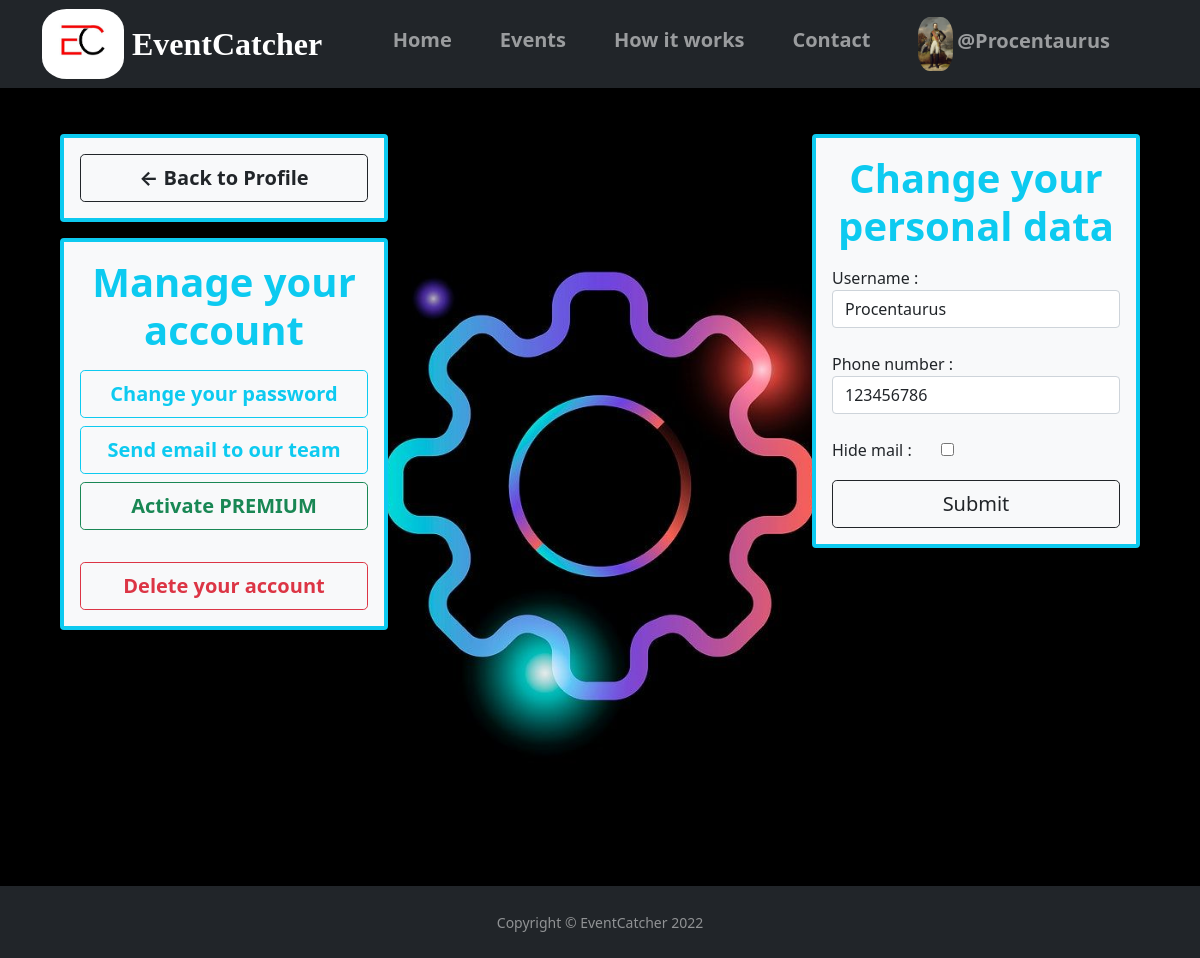
The app's page /usersettings/ (signed in) with its own data.
### main/models.py (models this page shows, shortened)
class MyUser(AbstractBaseUser):
    def user_directory_path(instance, filename):
        return 'profileImages/user_{0}/{1}'.format(instance.id, filename)
    email = models.EmailField(max_length=50, unique=True)
    username = models.CharField(max_length=30, unique=True)
    date_joined = models.DateTimeField(verbose_name="date joined", auto_now_add=True)
    last_login = models.DateTimeField(verbose_name="last login", auto_now=True)
    hide_mail = models.BooleanField(default=True)
    phone_number = models.PositiveIntegerField(null=True, unique=True, validators=[MinValueValidator(111111111), MaxValueValidator(999999999)])
    friends = models.ManyToManyField('self', blank=True)
    image = models.ImageField(null=True, blank=True, upload_to=user_directory_path, default="model.png")
    is_admin = models.BooleanField(default=False)
    is_active = models.BooleanField(default=True)
    is_superuser = models.BooleanField(default=False)
    is_staff = models.BooleanField(default=False)
    USERNAME_FIELD = 'email'
    REQUIRED_FIELDS = ['username']
    objects = MyUserManager()
    def __str__(self):
        return self.username

### main/decorators.py (the view)
    def wrapper_func(request, *args, **kwargs):
        if not request.user.is_authenticated:
            return redirect('home')
        else:
           return view_func(request, *args, **kwargs)

### main/forms.py
class SettingsForm(forms.ModelForm):
     class Meta:
        model = MyUser
        fields = ['username', 'phone_number','hide_mail']
        widgets = {
            'hide_mail': forms.CheckboxInput(
                attrs={
                    'type': 'checkbox',
                    'class': 'mb-4',
                }),
            'username': forms.TextInput(attrs={
                        'class':'form-control',
                        'placeholder':'Username..',
                        'required':'True'
                }),
            'phone_number': forms.NumberInput(attrs={
                        'class':'form-control',
                        'placeholder':'Phone number..',
                        'required':'True'
                }),
        }

### main/views.py (called while the page is built, shortened)
@unauthenticatedUser
def userSettings(request):
    user = request.user
    form = SettingsForm(instance=user)
    context = {
        'user':user,
        'form':form,
    }
    return render(request,'main/userSettings.html', context)

### main/templates/main/userSettings.html (shortened to what this page needs)
{% extends 'main.html' %}
{% load static %}
{% block content %}
<header class="settings">
<div class="container-fluid h-100 ">
	<div class="row">
		<div class="col-lg-4 mt-5">
			<div class="bg-light d-grid p-3 rounded border border-info border-4 ms-5 mb-3">
				<a href="{% url 'userprofile' request.user.id %}" class="btn btn-lg btn-outline-dark"><span class="fw-bold">&#8592; Back to Profile</span></a>
			</div>
			<div class="bg-light d-grid gap-2 p-3 rounded border border-info border-4 ms-5">
				<h1 class="fw-bold text-info text-center">Manage your account</h1>
				<a href="" class="btn btn-lg btn-outline-info"><span class="fw-bold">Change your password</span></a>
				<a href="" class="btn btn-lg btn-outline-info"><span class="fw-bold">Send email to our team</span></a>
				<a href="" class="btn btn-lg btn-outline-success"><span class="fw-bold">Activate PREMIUM</span></a>
				<a href="" class="btn btn-lg btn-outline-danger mt-4"><span class="fw-bold">Delete your account</span></a>
			</div>
		</div>
		<div class="col-lg-4 mt-5">
		</div>
		<div class="col-lg-4 mt-5">
			<div class="bg-light d-grid gap-2 p-3 rounded border border-info border-4 me-5">
				<h1 class="fw-bold text-info text-center">Change your personal data</h1>
				<form method="POST">
					{% for field in form %}
						{{field.label}} :&nbsp;&nbsp;&nbsp;&nbsp;&nbsp;&nbsp;
						{{field}}<br>
					{% endfor %}
					<div class="d-grid">
					<button type="submit" class="btn btn-lg btn-outline-dark">Submit</button>
					</div>
				</form>
			</div>
		</div>
	</div>
</div>
</header>
{% endblock content %}

### templates/navbar.html (shortened to what this page needs)
{% load static %}
<section>
    <nav class="navbar navbar-expand-lg navbar-dark bg-dark shadow fixed-top p-1">
        <div class="container">
        <a class="navbar-brand me-2" href="#">
            <img id="logoimg" src="{% static 'images/logo.jpg' %}" alt="LOGO" id="logo">
        </a>
        <a class="navbar-brand" href="#"><span id="logofont">EventCatcher</span></a>
        <div class="collapse navbar-collapse" id="navbarResponsive">
            <ul class="navbar-nav ms-auto">
                <li class="nav-item mx-3 mt-2">
                    <a class="nav-link" href="{% url 'home' %}"><span class="fw-bold fs-5">Home</span></a>
                </li>
                <li class="nav-item mx-3  mt-2">
                    <a class="nav-link" href="{% url 'eventshowdown' %}"><span class="fw-bold fs-5">Events</span></a>
                </li>
                <li class="nav-item mx-3  mt-2">
                    <a class="nav-link" href="#"><span class="fw-bold fs-5">How it works</span></a>
                </li>
                <li class="nav-item mx-3  mt-2">
                    <a class="nav-link" href="#"><span class="fw-bold fs-5">Contact</span></a>
                </li>
                {% if request.user.is_authenticated %}
                <li class="nav-item mx-3">
                    <a class="nav-link" href="{% url 'userprofile' request.user.id %}">
                        <img class="avatar" src="{{ request.user.image.url }}">
                        <span id="navusername" class="text-nowrap fs-5 me-4 fw-bold">@{{request.user}}</span>
                    </a>
                </li>
                {% endif %}
            </ul>
        </div>
    </nav>
    <div style="height:86px;"></div>
</section>

### static/css/main.css (style rules this page uses)
.settings { height: 100vh; width : 100%; min-height: 500px; background-image: url("/static/images/settings.jpg"); background-size: cover; background-position: center; background-repeat: no-repeat; }
#logofont { font-family:'Times New Roman', Times, serif; font-weight: 900; font-size: 32px; }
#logoimg { border-radius: 30%; max-height: 70px; padding: 0; }
body { background-color: white; background-image: linear-gradient(to right, #cbce38 ,#fff8e0, #a84b20); }
.avatar { max-width: 54px; max-height:54px; margin: 0; border-radius: 35%; }

### records on screen
MyUser: user.image (picture), user "Procentaurus", form "Procentaurus" "123456786"

### other values on screen
{{ field.label }} "Username" "Phone number" "Hide mail"
